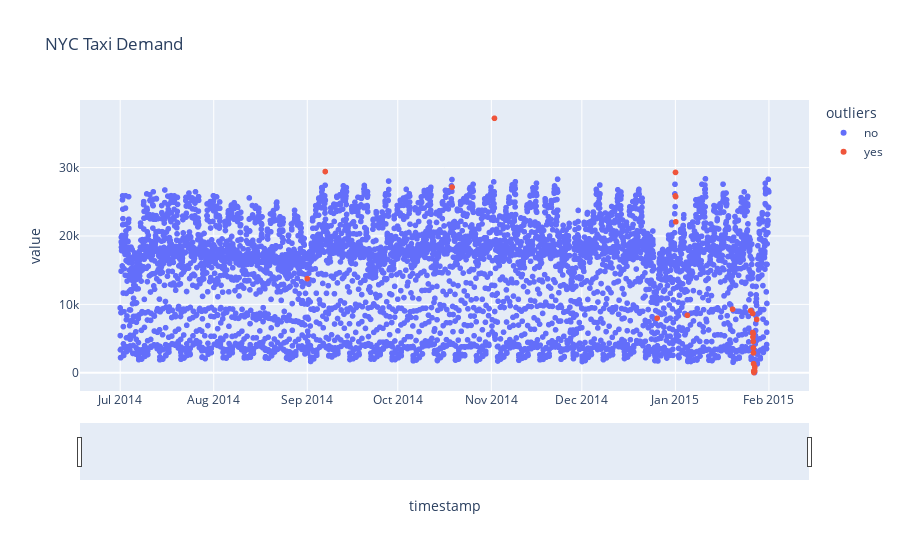

This figure's notebook cell:
### Code cell
fig = px.scatter(df_final, x='timestamp', y='value', color='outliers', hover_data=['weekday', 'hour', 'value_avg'], title='NYC Taxi Demand')

fig.update_xaxes(
    rangeslider_visible=True
)
fig.show()

### Figure 1 — Plotly figure (JSON) as saved in the notebook; plotly's stock layout.template omitted (floating-point values rounded to 4 significant figures; data arrays with more than 128 entries replaced by an {"elided": "..."} marker saying what was removed)
{"data": [{"customdata": {"elided": "5134x3 mixed values"}, "hovertemplate": "outliers=no<br>timestamp=%{x}<br>value=%{y}<br>weekday=%{customdata[0]}<br>hour=%{customdata[1]}<br>value_avg=%{customdata[2]}<extra></extra>", "legendgroup": "no", "marker": {"color": "#636efa", "symbol": "circle"}, "mode": "markers", "name": "no", "showlegend": true, "type": "scattergl", "x": {"elided": "5134 str values"}, "xaxis": "x", "y": {"elided": "5134 float values"}, "yaxis": "y"}, {"customdata": [["Monday", 0, 8020.0], ["Saturday", 23, 25190.0], ["Sunday", 0, 23900.0], ["Sunday", 1, 21590.0], ["Thursday", 23, 20730.0], ["Thursday", 0, 12700.0], ["Thursday", 1, 8133.0], ["Thursday", 2, 5350.0], ["Thursday", 3, 3683.0], ["Sunday", 23, 11690.0], ["Monday", 23, 12863], ["Sunday", 23, 11690.0], ["Monday", 15, 16830.0], ["Monday", 16, 14830.0], ["Monday", 17, 17710.0], ["Monday", 18, 21190.0], ["Monday", 19, 21260.0], ["Monday", 20, 19880.0], ["Monday", 21, 19200.0], ["Monday", 22, 17190.0], ["Monday", 23, 12863], ["Tuesday", 0, 8484.0], ["Tuesday", 1, 5028.0], ["Tuesday", 7, 15310.0], ["Tuesday", 8, 18500.0], ["Tuesday", 23, 16220.0]], "hovertemplate": "outliers=yes<br>timestamp=%{x}<br>value=%{y}<br>weekday=%{customdata[0]}<br>hour=%{customdata[1]}<br>value_avg=%{customdata[2]}<extra></extra>", "legendgroup": "yes", "marker": {"color": "#EF553B", "symbol": "circle"}, "mode": "markers", "name": "yes", "showlegend": true, "type": "scattergl", "x": ["2014-09-01T00:00:00", "2014-09-06T23:00:00", "2014-10-19T00:00:00", "2014-11-02T01:00:00", "2014-12-25T23:00:00", "2015-01-01T00:00:00", "2015-01-01T01:00:00", "2015-01-01T02:00:00", "2015-01-01T03:00:00", "2015-01-04T23:00:00", "2015-01-19T23:00:00", "2015-01-25T23:00:00", "2015-01-26T15:00:00", "2015-01-26T16:00:00", "2015-01-26T17:00:00", "2015-01-26T18:00:00", "2015-01-26T19:00:00", "2015-01-26T20:00:00", "2015-01-26T21:00:00", "2015-01-26T22:00:00", "2015-01-26T23:00:00", "2015-01-27T00:00:00", "2015-01-27T01:00:00", "2015-01-27T07:00:00", "2015-01-27T08:00:00", "2015-01-27T23:00:00"], "xaxis": "x", "y": [13763, 29420.0, 27150.0, 37200.0, 7978.0, 25850, 29292, 25750.0, 22067, 8402, 9294.0, 9077, 8670, 5888.0, 5221, 5704.0, 4566.0, 3630.0, 2907, 1324.0, 243, 94.5, 39.5, 274, 809.5, 7792], "yaxis": "y"}], "layout": {"legend": {"title": {"text": "outliers"}, "tracegroupgap": 0}, "title": {"text": "NYC Taxi Demand"}, "xaxis": {"anchor": "y", "domain": [0, 1], "rangeslider": {"visible": true}, "title": {"text": "timestamp"}}, "yaxis": {"anchor": "x", "domain": [0, 1], "title": {"text": "value"}}}}
